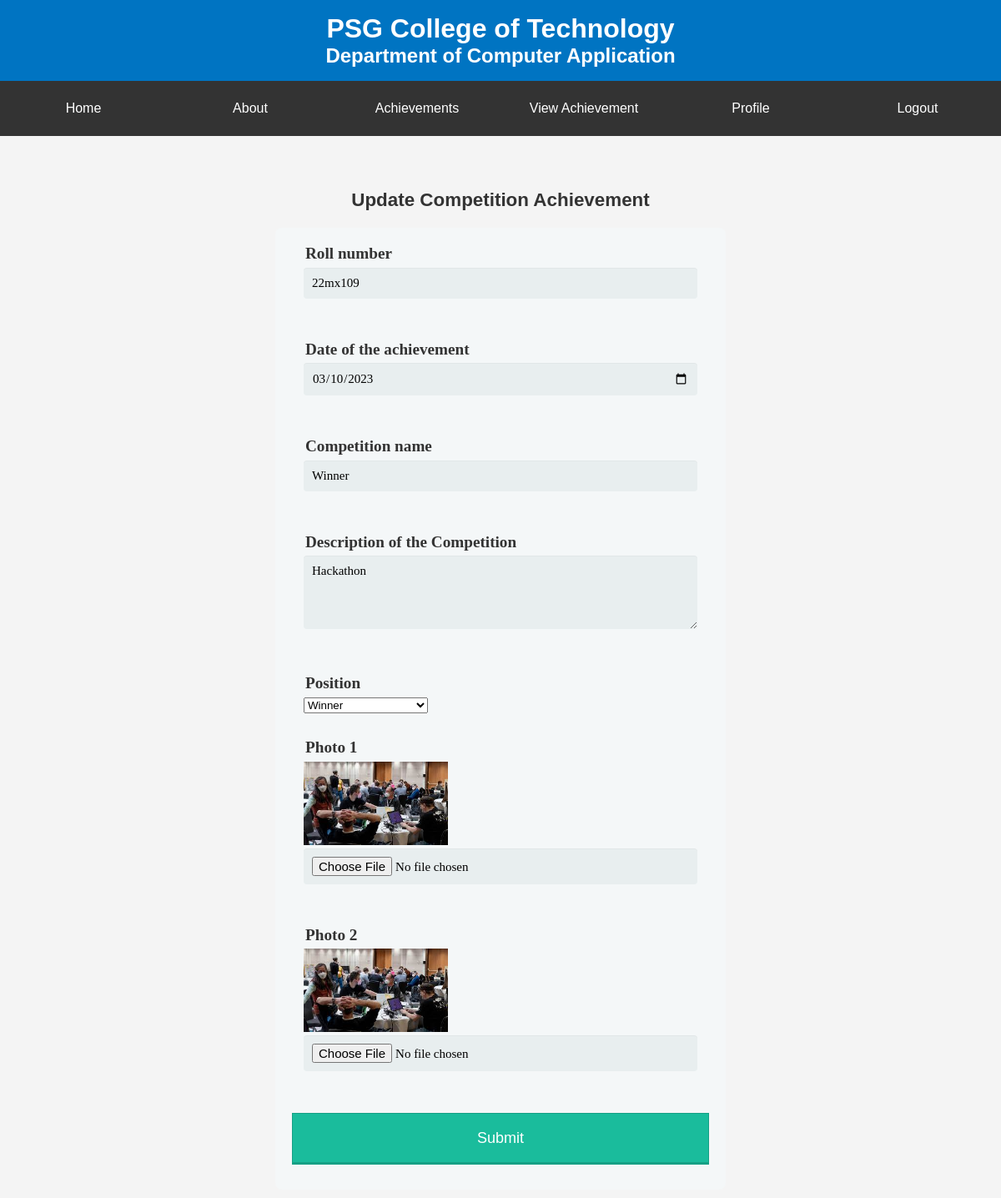
The page /updateExtracurricularData/2 (signed in) on the database its author committed.
### account/models.py (models this page shows, shortened)
class  Extracurricular_Achievement(models.Model):
    user = models.ForeignKey(User, on_delete=models.CASCADE)
    rollno = models.CharField(max_length=20, blank=True, null=True)  # Assuming rollno is a character field
    date = models.DateField(null=True)
    title = models.CharField(max_length=255)
    position=models.CharField(max_length=50)
    description = models.TextField()
    photo1 = models.ImageField(upload_to='achievement_photos/', blank=True, null=True)
    photo2 = models.ImageField(upload_to='achievement_photos/', blank=True, null=True)

### account/views.py (the view, shortened to what this page needs)
# urls.py: path('updateExtracurricularData/<int:pkid>', views.updateExtracurricularData, name="updateExtracurricularData"),
@login_required(login_url='login')
def updateExtracurricularData(request, pkid):
    mydata =  Extracurricular_Achievement.objects.get(id=pkid)
    context = {'data': mydata}
    return render(request, 'edit_extracurricular_achievement.html', context)

### templates/edit_extracurricular_achievement.html (shortened to what this page needs)
<!DOCTYPE html>
<html lang="en">
<head>
</head>
<body>
    <header>
        <h1>PSG College of Technology</h1>
        <h2>Department of Computer Application</h2>
    </header>
    <nav>
        <div class="navbar">
            <ul>
                <li><a href="{% url 'dashboard' %}">Home</a></li>
                <li><a href="{%url 'about' %}">About</a></li>
                <li class="dropdown">
                    <a href="#">Achievements</a>
                </li>
                <li><a href="{%url 'view_achievement' %}">View Achievement</a></li>
                <li><a href="{% url 'profile' %}">Profile</a></li>
                <li><a href="{% url 'logout_view' %}">Logout</a></li>
            </ul>
        </div>
    </nav>
    <main>
    </main>
    <div class="form-style-5">
      <center><h2>Update Competition Achievement</h2></center>
        <form method="post" enctype="multipart/form-data">
            <fieldset>
                <legend>Roll number</legend>
                <input type="text" name="username" value="{{ data.user.username }}"  readonly>
            </fieldset>
            <fieldset>
                <legend>Date of the achievement</legend>
                <input type="date" name="date"  value="{{ data.date|date:'Y-m-d' }}" required>
            </fieldset>
            <fieldset>
                <legend>Competition name</legend>
                <input type="text" name="title" value="{{ data.title }}" required>
            </fieldset>
            <fieldset>
                <legend>Description of the Competition  </legend>
                <textarea name="description" rows="4" required>{{ data.description }}</textarea>
            </fieldset>
            <fieldset>
                <legend>Position</legend>
                <select name="position_type" required>
                    <option value="Winner" {% if data.position_type == 'Winner' %}selected{% endif %}>Winner</option>
                </select>
            </fieldset>
            <fieldset>
                <legend>Photo 1</legend>
                {% if data.photo1 %}
                    <img src="{{ data.photo1.url }}" height = "100" alt="Photo 1">
                {% endif %}
                <input type="file" name="photo1">
            </fieldset>
            <fieldset>
                <legend>Photo 2</legend>
                {% if data.photo2 %}
                    <img src="{{ data.photo2.url }}" height = "100" alt="Photo 2">
                {% endif %}
                <input type="file" name="photo2">
            </fieldset>
            <input type="submit" value="Submit">
        </form>
    </div>
</body>
</html>

### templates/edit_extracurricular_achievement.html (style rules this page uses)
body { font-family: Arial, sans-serif; margin: 0; padding: 0; background-color: #f4f4f4; color: #333; }
header { background-color: #0074c2; color: #fff; text-align: center; padding: 1em 0; }
h1 { font-size: 2em; margin: 0; }
h2 { font-size: 1.5em; margin: 0; }
main { padding: 2em; }
body, ul, li { margin: 0; padding: 0; }
.navbar { background-color: #333; overflow: hidden; }
.navbar ul { list-style-type: none; margin: 0; padding: 0; display: flex; }
.navbar li { flex: 1; text-align: center; padding: 10px 0; }
.navbar a { display: block; color: white; text-align: center; text-decoration: none; padding: 14px 16px; transition: background-color 0.3s; }
.dropdown { display: inline-block; }
.form-style-5 h2 { font-size: 1.4em; margin-bottom: 20px; }
.form-style-5 form { max-width: 500px; margin: 10px auto; padding: 20px; background: #f4f7f8; border-radius: 8px; font-family: Georgia, "Times New Roman", Times, serif; }
.form-style-5 fieldset { border: none; margin-bottom: 20px; }
.form-style-5 legend { font-size: 1.2em; font-weight: bold; }
.form-style-5 input[type="text"], .form-style-5 input[type="date"], .form-style-5 textarea, .form-style-5 input[type="file"] { font-family: Georgia, "Times New Roman", Times, serif; background: rgba(255,255,255,.1); border: none; border-radius: 4px; font-size: 15px; margin: 0; outline: 0; padding: 10px; width: 100%; box-sizing: border-box; -webkit-box-sizing: border-box; -moz-box-sizing: border-box; background-color: #e8eeef; color: black; -webkit-box-shadow: 0 1px 0 rgba(0,0,0,0.03) inset; box-shadow: 0 1px 0 rgba(0,0,0,0.03) inset; margin-bottom: 20px; }
.form-style-5 input[type="submit"] { position: relative; display: block; padding: 19px 39px 18px 39px; color: #FFF; margin: 0 auto; background: #1abc9c; font-size: 18px; text-align: center; font-style: normal; width: 100%; border: 1px solid #16a085; border-width: 1px 1px 3px; margin-bottom: 10px; }

### rows shown on the page
Extracurricular_Achievement: username "22mx109", date "03/10/2023", title "Winner", description "Hackathon", photo1 (picture), photo2 (picture)
